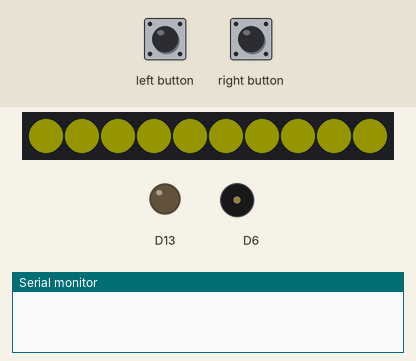
A sketch run on a simulated Adafruit Circuit Playground Express. Parts: 10 RGB LEDs in strip order, left to right, output pins drawn as LEDs (lit = HIGH), buzzer (waves = sounding), the last lines printed to the serial monitor. The test bench sets the inputs (shaded band). Dim RGB values are drawn brighter than linear; random numbers use the default seed unless the sketch sets one.

Above: at 1.1 s.
At 4.1 s:
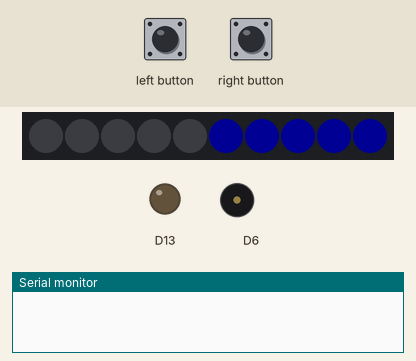
5.3 s: right button pressed for 0.15 s
8.4 s: left button pressed for 0.15 s
At 15.8 s:
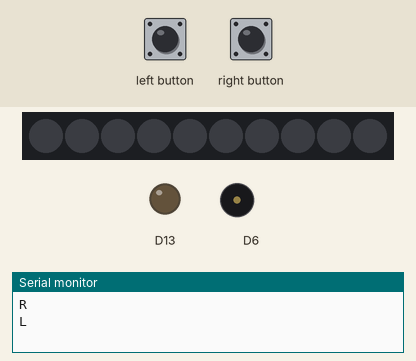
Timing chart, 0 to 22.0 s (numbered marks = the images above; inputs shaded):
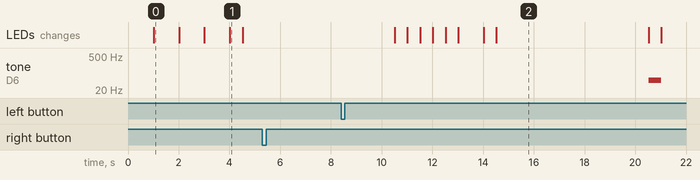

Measured:
- what the display in image 0 shows lasts 1.0 s, from 1.0 s to 2.0 s
- what the display in image 1 shows lasts 0.5 s, from 4.0 s to 4.5 s

The sketch:

game.ino
```cpp
#include <Adafruit_CircuitPlayground.h>

bool gameStarted;
volatile bool leftButtonPressed = false;
volatile bool rightButtonPressed = false;
int check[3] = {0};
int gamecheck[3] = {0};
int count = 0;
int level = 1;
int soundThreshold = 80;

//Turn all led red, yellow, then green, then start the game
void startGame() {
  for (int i = 0; i < 10; ++i) {
    CircuitPlayground.setPixelColor(i, 255, 0, 0); //red
  }
  delay(1000);
  CircuitPlayground.clearPixels();


  for (int i = 0; i < 10; ++i) {
    CircuitPlayground.setPixelColor(i, 255, 255, 0); //yellow
  }
  delay(1000);
  CircuitPlayground.clearPixels();


  for (int i = 0; i < 10; ++i) {
    CircuitPlayground.setPixelColor(i, 0, 255, 0); //green
  }
  delay(1000);
  CircuitPlayground.clearPixels();
  delay(1000);

}

void setup() {
  CircuitPlayground.begin();
  attachInterrupt(4, leftButton, FALLING);//left button press
  attachInterrupt(5, rightButton, FALLING);//right button press
  gameStarted = true;
  startGame();
}

void startStage(){
  count = 0;//Resetting values that track button input
  int correct = 0;
for (int i = 0; i < 3; i++) {//Resetting values that track button input
    check[i] = 0;
    gamecheck[i] = 0;
}
  //select either the right or left LED to light up
  //How many times it lights up depends on level
  for(int i = 0; i < level; i++){
    int side = random(1, 3);
    gamecheck[i] = side;
    //Left LED
    if(side == 1){
      for (int i = 0; i < 5; ++i) {
      CircuitPlayground.setPixelColor(i, 150, 0, 150);
      }
      delay(500);
      CircuitPlayground.clearPixels();
      delay(1000);
    }
    //Right LED
    if(side == 2){
      for (int i = 5; i < 10; ++i) {
      CircuitPlayground.setPixelColor(i, 0, 0, 255);
      }
      delay(500);
      CircuitPlayground.clearPixels();
      delay(1000);
    }
  }
//Wait 5 second for user input
delay(5000);

// Serial.println("finish");
  //check if the button input match the radomizer output
  for(int i = 0; i < level; i++){
    if(check[i] != gamecheck[i])
      correct++;
  }
  //If the inputs are correct
  if(correct == 0)
    success();
  //If the inputs are incorrect
  if(correct != 0)
    blinkRed();
}

//Function that activate when user fails the game
//Turn all LED red and play a sound
void blinkRed(){
  for (int i = 0; i < 10; ++i) {
    CircuitPlayground.setPixelColor(i, 255, 0, 0);
  }
  CircuitPlayground.playTone(50, 500);
  CircuitPlayground.clearPixels();
  delay(500);
  gameStarted = false;//Stop the game from repeating
  level = 1; //Go back to first level
}
//Function that activate when user win the game or pass a level
//Turn all LED red and play a sound
void success(){
  //If user beat all stage play light pattern and sound
  if(level == 3){
    CircuitPlayground.playTone(400, 200);
  for (int cycle = 0; cycle < 3; ++cycle) {
  for (int i = 0; i < 10; ++i) {
    int r = random(0, 255);
    int g = random(0, 255);
    int b = random(0, 255);
    CircuitPlayground.setPixelColor(i, r, g, b);
    delay(100);
    level = 1;
  }
  CircuitPlayground.clearPixels();
  gameStarted = false;
}
  }
  //Turn all LED light blue and blink twice then move to next stage
  else{
  for (int i = 0; i < 10; ++i) {
    CircuitPlayground.setPixelColor(i, 0, 255, 255);
  }
  delay(500);
  CircuitPlayground.clearPixels();
  delay(500);
  for (int i = 0; i < 10; ++i) {
    CircuitPlayground.setPixelColor(i, 0, 255, 255);
  }
  delay(500);
  CircuitPlayground.clearPixels();
  delay(500);
  level++; //Increase the difficulty then go to next stage
  }
}


void loop() {
  //Only continue playing the game when gameStarted is true
  while(gameStarted == true){
    startStage();
  }
  delay(100);
  //To start a new game once you win or lose the game, you have to make a sound that ...
  //... above a threshold to play again
  float sound = CircuitPlayground.mic.soundPressureLevel(50);
  Serial.println(sound);
  if(sound > soundThreshold){
    startGame();
    gameStarted = true;
  }
}
//1 in the array means a left button was pressed
void leftButton() {
  check[count] = 1;
  count++;
  Serial.println("L");
}
//2 in the array means a right button was pressed
void rightButton() {
  check[count] = 2;
  count++;
  Serial.println("R");
}
```
